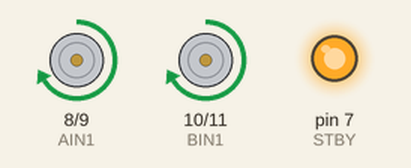
A sketch run on a simulated Arduino Uno, built with avr-gcc and run on an emulated ATmega328P. On the bench: motor-driver pin pairs drawn as motors (green arrow = first pin HIGH = forward, orange = second pin HIGH = backward, longer = more drive, scaled by the enable pin, stopped while the standby pin is LOW), output pins drawn as LEDs (lit = HIGH).

Above: at 1.0 s.
At 2.5 s:
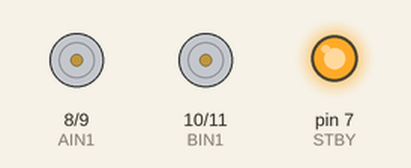
At 4.0 s:
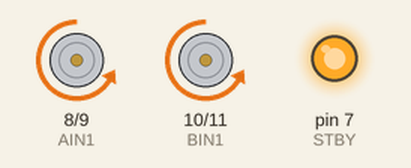
Timing chart, 0 to 7.8 s (numbered marks = the images above):
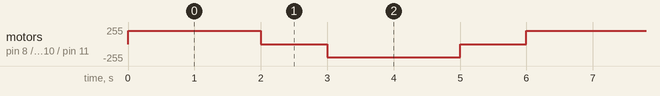

Measured:
- by itself, motor on pin 8 (AIN1) / pin 9 (AIN2), motor on pin 10 (BIN1) / pin 11 (BIN2): repeats every 6.0 s: stopped 1.0 s, backward 200/255 2.0 s, stopped 1.0 s, forward 200/255 2.0 s

The sketch:

TB6612FNG_Test_Code.ino
```cpp
// Motor A connections
#define AIN1 8
#define AIN2 9
#define PWMA 5

// Motor B connections
#define BIN1 10
#define BIN2 11
#define PWMB 6

// Standby pin
#define STBY 7

// Motor speed (0-255)
int speedVal = 200;

void setup() {
  // Set all pins as output
  pinMode(AIN1, OUTPUT);
  pinMode(AIN2, OUTPUT);
  pinMode(PWMA, OUTPUT);

  pinMode(BIN1, OUTPUT);
  pinMode(BIN2, OUTPUT);
  pinMode(PWMB, OUTPUT);

  pinMode(STBY, OUTPUT);

  digitalWrite(STBY, HIGH); // Disable standby
}

void loop() {
  // Motor A forward
  digitalWrite(AIN1, HIGH);
  digitalWrite(AIN2, LOW);
  analogWrite(PWMA, speedVal);

  // Motor B forward
  digitalWrite(BIN1, HIGH);
  digitalWrite(BIN2, LOW);
  analogWrite(PWMB, speedVal);

  delay(2000);

  // Stop motors
  analogWrite(PWMA, 0);
  analogWrite(PWMB, 0);
  delay(1000);

  // Motor A backward
  digitalWrite(AIN1, LOW);
  digitalWrite(AIN2, HIGH);
  analogWrite(PWMA, speedVal);

  // Motor B backward
  digitalWrite(BIN1, LOW);
  digitalWrite(BIN2, HIGH);
  analogWrite(PWMB, speedVal);

  delay(2000);

  // Stop motors
  analogWrite(PWMA, 0);
  analogWrite(PWMB, 0);
  delay(1000);
}
```
